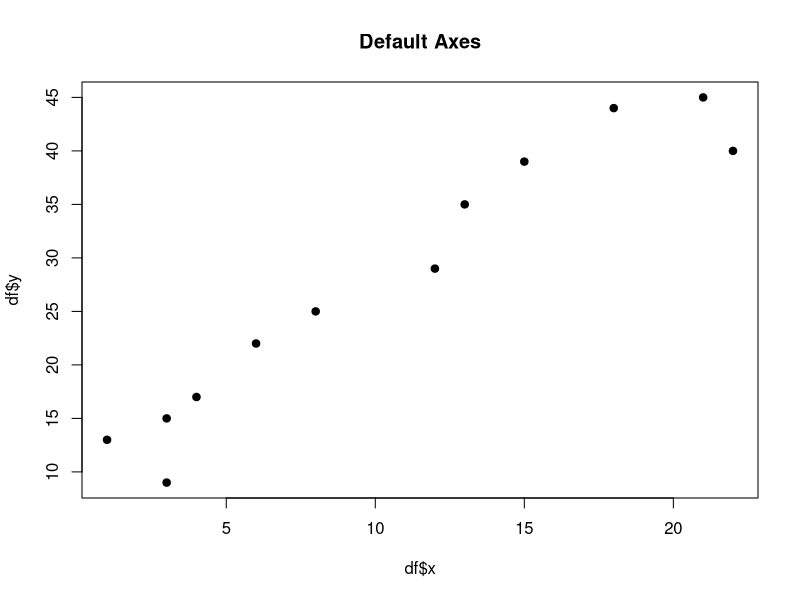
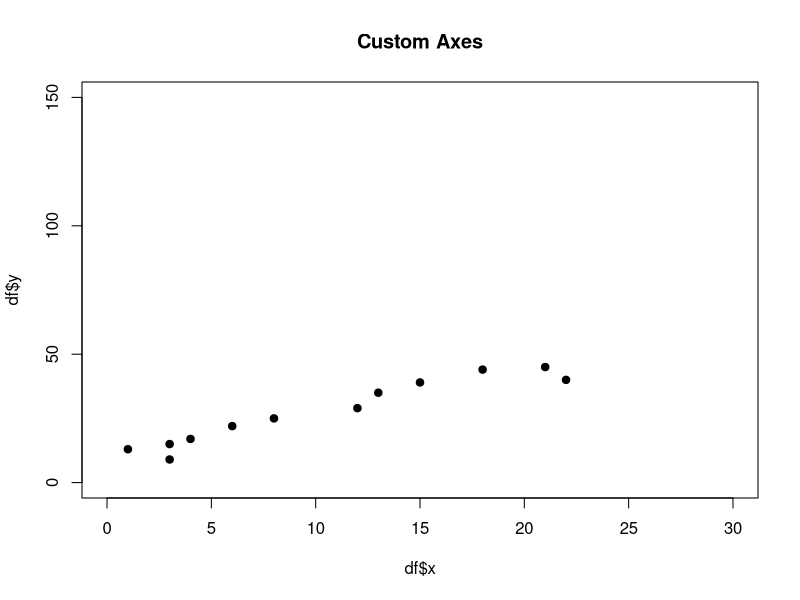
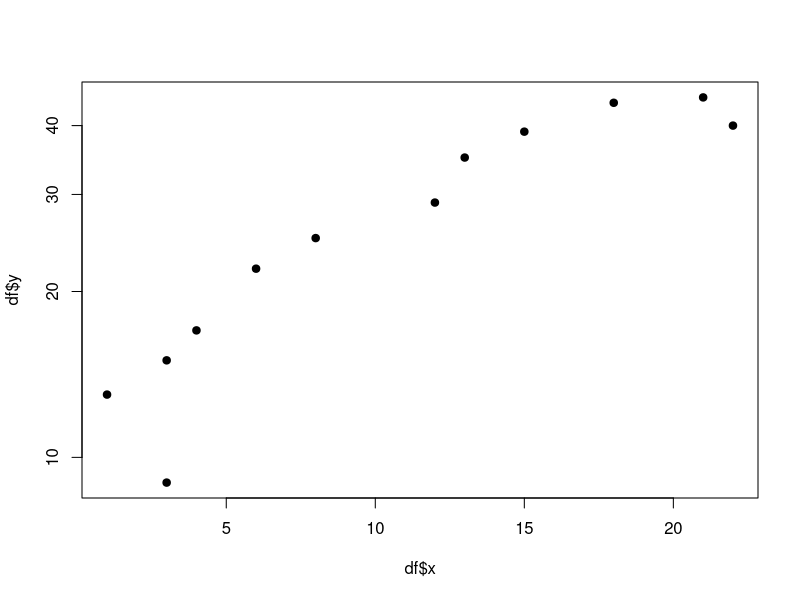

Write the R code that produced these figures, in order. (Note: this script raises an error after producing the figures.)
# define data
df <- data.frame(x=c(1, 3, 3, 4, 6, 8, 12, 13, 15, 18, 21, 22),
                 y=c(13, 15, 9, 17, 22, 25, 29, 35, 39, 44, 45, 40))

# create plot with default axis scales
plot(df$x, df$y, pch=19, main="Default Axes")

# create plot with custom axis scales
plot(df$x, df$y, pch=19, xlim = c(0, 30), ylim = c(0, 150), main="Custom Axes")

# create plot with log y-axis
plot(df$x, df$y, log = "y", pch=19)

# change Axis scales in ggplot2
library("ggplot2")

# define data
df <- data.frame(x=c(1, 3, 3, 4, 6, 8, 12, 13, 15, 18, 21, 22),
                 y=c(13, 15, 9, 17, 22, 25, 29, 35, 39, 44, 45, 40))

# create scatterplot with custom axes
ggplot(data=df, aes(x=x, y=y)) +
  geom_point() +
  xlim(0) +
  ylim(0, 150)

library(ggplot2)

#define data
df <- data.frame(x=c(1, 3, 3, 4, 6, 8, 12, 13, 15, 18, 21, 22),
                 y=c(13, 15, 9, 17, 22, 25, 29, 35, 39, 44, 45, 40))

# create scatterplot with log y-axis
ggplot(data = df, aes(x=x, y=y)) +
  geom_point()+
  scale_y_continuous(trans = "log10")
